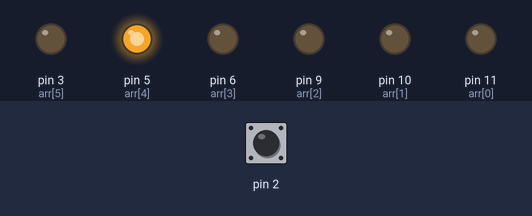
This sketch was run on a simulated Arduino Uno, built with avr-gcc and run on an emulated ATmega328P. On the bench: output pins drawn as LEDs (lit = HIGH). The inputs (shaded band) are chosen by the test bench; at power-on: pin 2 HIGH.

Above: at 1.2 s.
1.3 s: pin 2 pulled LOW for 0.15 s
At 2.4 s:
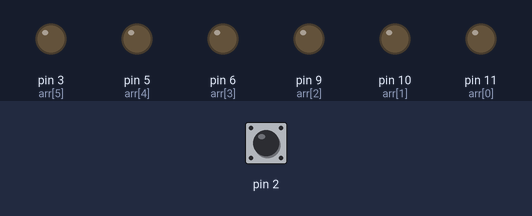
4.3 s: pin 2 pulled LOW for 1 s
At 5.06 s:
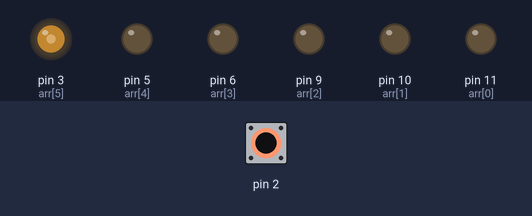
8.2 s: pin 2 pulled LOW for 3.2 s
At 8.9 s:
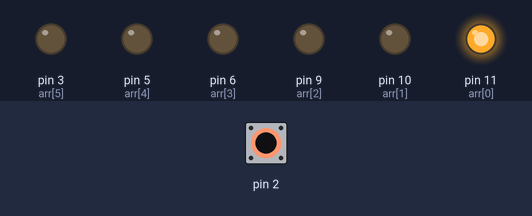
12.9 s: pin 2 pulled LOW for 0.15 s
Timing chart, 0 to 23.0 s (numbered marks = the images above; inputs shaded):
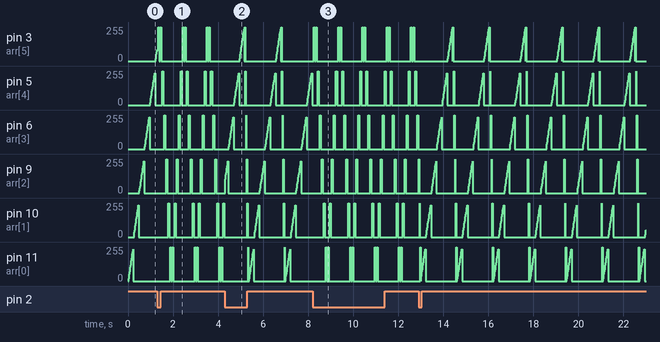

The sketch:

task.ino
```cpp
#include <Arduino_FreeRTOS.h>
#include <timers.h>


int arr[6] = {11, 10, 9, 6, 5, 3};
int toggle[6]= {0,0,0,0,0,0};


static int i = 0;
static bool forward = true;
static int k = 0;


void dancing(TimerHandle_t timerHandle)
{
if (i == 6)
{
forward  = false;
i = 5;
}
  if (forward == true)
  {
  if(toggle[i] == 0)
      {
      digitalWrite(arr[i], HIGH);
      toggle[i] = 1;
      return;
      }
    else
    {
      digitalWrite(arr[i], LOW);
      toggle[i] = 0;
      i++;
      return;
    }

  }
else
{

  if(toggle[i] == 0)
      {
      digitalWrite(arr[i], HIGH);
      toggle[i] = 1;
      return;
      }
    else
    {
      digitalWrite(arr[i], LOW);
      toggle[i] = 0;
      i--;

    }
    if (i == -1)
    {
    forward = true;
    i++;
    }

}


}

void dancingAnalog(TimerHandle_t timerHandle)
{
  if (i == 6)
  {
  forward  = false;
  i = 5;
  }
  if (forward == true)
  {
    if(toggle[i] == 0)
    {
        if(k == 255)
        {
          k = 0;
          toggle[i] = 1;
        }
        if(k != 255 && toggle[i] == 0)
        {
        analogWrite(arr[i], k);
        k += 17;
        return;
        }
        else
        {
          digitalWrite(arr[i], LOW);
          toggle[i] = 0;
          i++;
          return;
        }
    }
  }
  else
  {

    if(toggle[i] == 0)
    {
    digitalWrite(arr[i], HIGH);
    toggle[i] = 1;
    return;
    }
    else
    {
      analogWrite(arr[i], LOW);
      toggle[i] = 0;
      i--;
    }
    if (i == -1)
    {
      forward = true;
      i++;
    }

  }

}


TimerHandle_t dancing1;
TimerHandle_t dancingA;
static bool pattern = false;
void isr()
{
    if(pattern == false)
    {
      xTimerStop(dancingA, portMAX_DELAY);
      xTimerStart(dancing1, 0);
      pattern = true;
      return;
    }
    xTimerStop(dancing1, portMAX_DELAY);
    xTimerStart(dancingA, 0);
    pattern = false;

}


void setup() {
  Serial.begin(9600);
  pinMode(11, OUTPUT);
  pinMode(10, OUTPUT);
  pinMode(9, OUTPUT);
  pinMode(6, OUTPUT);
  pinMode(5, OUTPUT);
  pinMode(3, OUTPUT);
  pinMode(2, INPUT_PULLUP);
  dancing1 = xTimerCreate("dancingled", pdMS_TO_TICKS(50), pdTRUE, NULL, dancing );
  dancingA = xTimerCreate("dancingtimer", pdMS_TO_TICKS(20), pdTRUE, NULL, dancingAnalog );
  xTimerStart(dancingA, 0);
  attachInterrupt(digitalPinToInterrupt(2), isr, FALLING);
}


void loop() {


  // put your main code here, to run repeatedly:

}
```

Measured:
- by itself, pin 3 (arr[5]): repeats every 1.6 s: 34/255 0.01 s, 51/255 0.01 s, 68/255 0.01 s, 85/255 0.01 s, 102/255 0.01 s, 119/255 0.01 s, 136/255 0.01 s, 153/255 0.01 s, 170/255 0.01 s, 187/255 0.01 s, 204/255 0.01 s, 221/255 0.01 s, 238/255 0.01 s, 0/255 0.01 s, 255/255 0.02 s, 0/255 1.4 s, 17/255 0.01 s
- by itself, pin 5 (arr[4]): repeats every 1.6 s: 34/255 0.01 s, 51/255 0.01 s, 68/255 0.01 s, 85/255 0.01 s, 102/255 0.01 s, 119/255 0.01 s, 136/255 0.01 s, 153/255 0.01 s, 170/255 0.01 s, 187/255 0.01 s, 204/255 0.01 s, 221/255 0.01 s, 238/255 0.01 s, 0/255 0.28 s, 255/255 0.02 s, 0/255 1.1 s, 17/255 0.01 s
